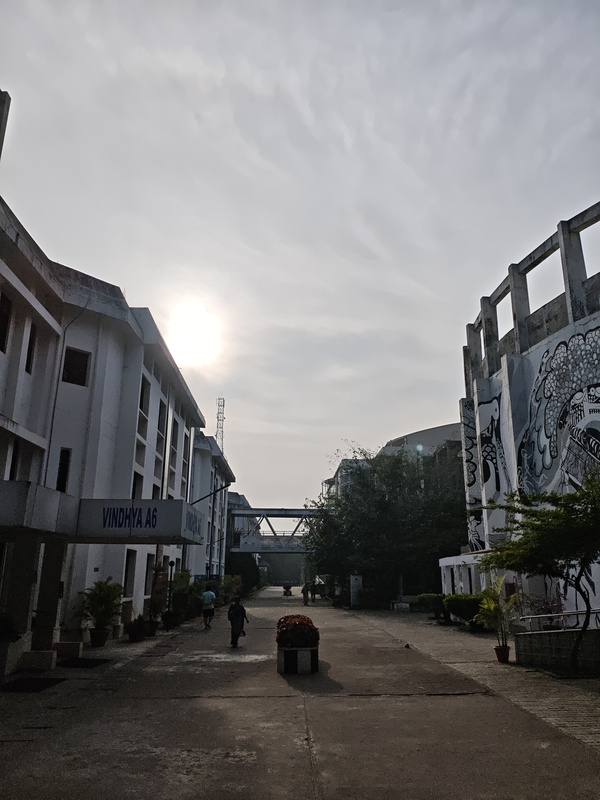
#> input picture assets/research_street.jpg, 600 x 800 px, found by its file name
$ python coded_img_generator.py
#> lines starting #> are read from the running program, lines starting #| are printed output that depends on the picture; after the words box and inside, x2 and y2 are one past the last pixel; in counts of white or black regions, pixels touching at a corner belong together
import cv2
import numpy as np

# ==========================================
# 1. SETUP: Coordinates from your filename
# ==========================================
# File: shoebox_(427, 393)_(362, 321)_(509, 404).jpg
# VP = (427, 393)
# BACK_TL = (362, 321)
# BACK_BR = (509, 404)
VP = (283,568)
BACK_BR = (356,590)
BACK_TL = (232,462)

# Image Paths
# Ensure this matches your actual file location
IMAGE_PATH = 'images/research_street.jpg'
ALPHA_PATH = 'images/research_street_mask_inverted.png' # Optional sky mask

# ==========================================
# 2. GEOMETRY FUNCTIONS (UPDATED: OVERSHOOT LOGIC)
# ==========================================

def get_far_point(vp, corner, scale=10000):
    """
    Projects the ray from VP -> Corner far outside the canvas.
    This guarantees the polygon covers the edges without gaps.
    """
    vx, vy = vp
    cx, cy = corner
    dx = cx - vx
    dy = cy - vy
    return (int(cx + dx * scale), int(cy + dy * scale))

def create_masks(h, w, vp, back_tl, back_br):
    """
    Creates masks using the robust overshoot method.
    """
    # 1. Define corners of the back wall
    btl = back_tl
    btr = (back_br[0], back_tl[1])
    bbr = back_br
    bbl = (back_tl[0], back_br[1])

    # 2. Project these corners FAR outwards
    far_tl = get_far_point(vp, btl)
    far_tr = get_far_point(vp, btr)
    far_br = get_far_point(vp, bbr)
    far_bl = get_far_point(vp, bbl)

    masks = {
        'back': np.zeros((h, w), dtype=np.uint8),
        'left': np.zeros((h, w), dtype=np.uint8),
        'right': np.zeros((h, w), dtype=np.uint8),
        'floor': np.zeros((h, w), dtype=np.uint8),
        'ceiling': np.zeros((h, w), dtype=np.uint8)
    }

    # --- Create Polygons ---

    # Back Wall
    pts_back = np.array([btl, btr, bbr, bbl], dtype=np.int32)
    cv2.fillPoly(masks['back'], [pts_back], 255)

    # Left Wall
    # Defined by: Back-Top-Left -> Back-Bottom-Left -> Far-Bottom-Left -> Far-Top-Left
    pts_left = np.array([btl, bbl, far_bl, far_tl], dtype=np.int32)
    cv2.fillPoly(masks['left'], [pts_left], 255)

    # Right Wall
    # Defined by: Back-Top-Right -> Back-Bottom-Right -> Far-Bottom-Right -> Far-Top-Right
    pts_right = np.array([btr, bbr, far_br, far_tr], dtype=np.int32)
    cv2.fillPoly(masks['right'], [pts_right], 255)

    # Floor
    # Defined by: Back-Bottom-Left -> Back-Bottom-Right -> Far-Bottom-Right -> Far-Bottom-Left
    pts_floor = np.array([bbl, bbr, far_br, far_bl], dtype=np.int32)
    cv2.fillPoly(masks['floor'], [pts_floor], 255)

    # Ceiling (Optional, often handled as sky, but calculated here just in case)
    pts_ceil = np.array([btl, btr, far_tr, far_tl], dtype=np.int32)
    cv2.fillPoly(masks['ceiling'], [pts_ceil], 255)

    # Clean up overlaps: Remove Back Wall from others to keep edges clean
    for key in ['left', 'right', 'floor', 'ceiling']:
        masks[key] = cv2.subtract(masks[key], masks['back'])

    return masks

# ==========================================
# 3. MAIN EXECUTION: GENERATE ID MAP
# ==========================================
print(f"Loading image from {IMAGE_PATH}...")
try:
    img = cv2.imread(IMAGE_PATH)
#> img is the input picture: shape (800, 600, 3); mean B, G, R 118.9, 118.5, 119.1
    if img is None: raise FileNotFoundError
    h, w = img.shape[:2]
#> h = 800; w = 600
except Exception as e:
    print(f"Error: Could not load {IMAGE_PATH}. Creating dummy 600x800 image.")
    h, w = 600, 800
    img = np.zeros((h, w, 3), dtype=np.uint8)

# Try to load Alpha Mask
try:
    alpha_mask = cv2.imread(ALPHA_PATH, 0)
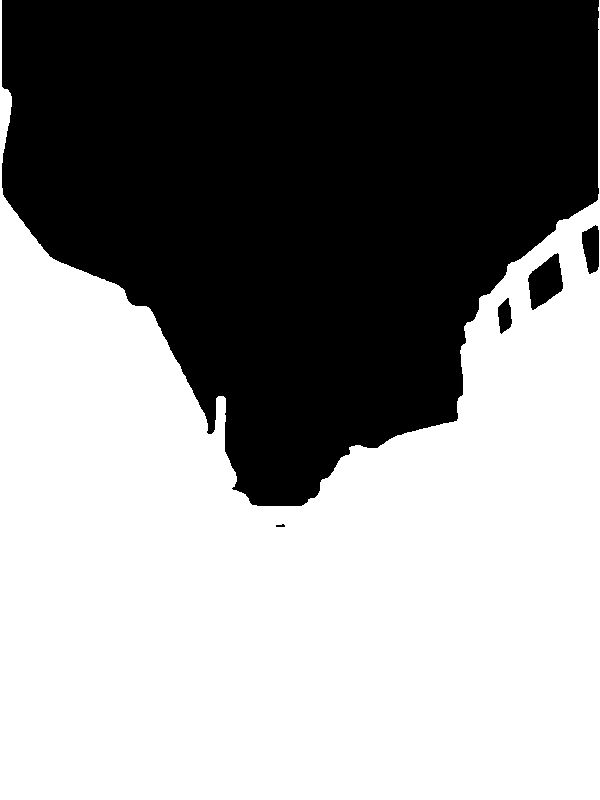
#> input picture assets/research_street_mask_inverted.png, 600 x 800 px, found by its file name
#> alpha_mask: shape (800, 600); 55.5% white; 5 black regions, box (x1, y1, x2, y2) and area: (2, 0, 599, 506) 211177, (528, 253, 563, 310) 1243, (582, 225, 599, 274) 637, (498, 298, 512, 334) 350, (276, 524, 285, 527) 20
    if alpha_mask is None: raise FileNotFoundError
    # Resize alpha mask to match image in case dimensions differ
    alpha_mask = cv2.resize(alpha_mask, (w, h))
    _, alpha_mask = cv2.threshold(alpha_mask, 127, 255, cv2.THRESH_BINARY)
    print("Alpha mask loaded.")
except:
    print("Warning: Alpha mask not found. Defaulting to full visibility.")
    alpha_mask = np.ones((h, w), dtype=np.uint8) * 255

print("Generating masks using Overshoot logic...")
masks = create_masks(h, w, VP, BACK_TL, BACK_BR)

# Create the ID Map (Single channel, integers)
# 0=Sky, 1=Left, 2=Right, 3=Floor, 4=Back
id_map = np.zeros((h, w), dtype=np.uint8)

# Assign IDs
# Note: id_map is 0 by default, so any area not covered by these masks remains 0 (Sky/Ceiling)
id_map[masks['left'] > 0] = 1
id_map[masks['right'] > 0] = 2
id_map[masks['floor'] > 0] = 3
id_map[masks['back'] > 0] = 4

# Apply the Alpha Mask
# Any pixel that is black (0) in the alpha mask becomes SKY (0) in our map
# This effectively carves out the complex sky shape from the geometric walls
id_map[alpha_mask == 0] = 0

# ==========================================
# 4. SAVE OUTPUTS
# ==========================================

# Save the raw ID map
np.save('coded_id_map_research.npy', id_map)
print("Saved 'coded_id_map_research.npy'.")

# Save a Visual Check
vis_img = np.zeros((h, w, 3), dtype=np.uint8)
vis_img[id_map == 0] = [0, 0, 0]       # Sky = Black
vis_img[id_map == 1] = [0, 0, 255]     # Left = Red
vis_img[id_map == 2] = [0, 255, 0]     # Right = Green
vis_img[id_map == 3] = [255, 0, 0]     # Floor = Blue
vis_img[id_map == 4] = [0, 255, 255]   # Back = Yellow

cv2.imwrite('coded_vis_check_research.png', vis_img)
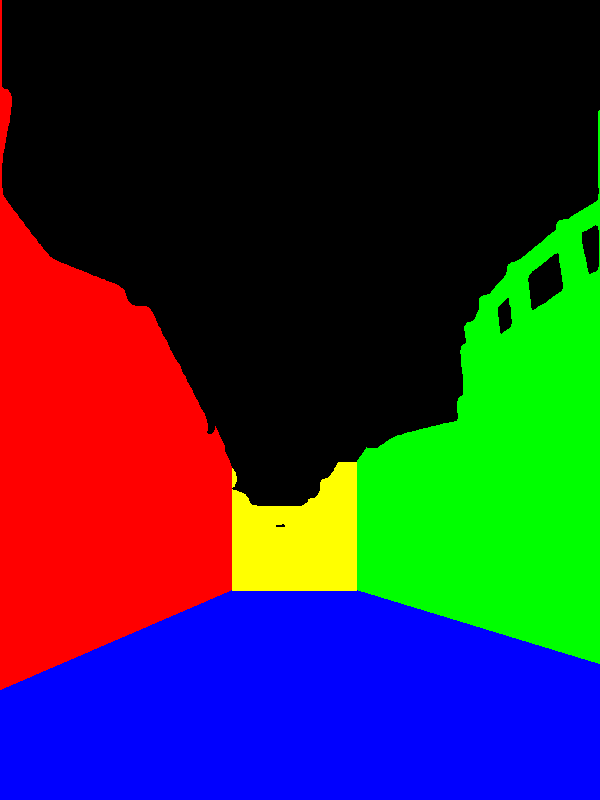
#> saved as coded_vis_check_research.png: shape (800, 600, 3); mean B, G, R 55.9, 43.7, 48.2
print("Saved 'coded_vis_check_research.png'. Check this image to verify the result.")
